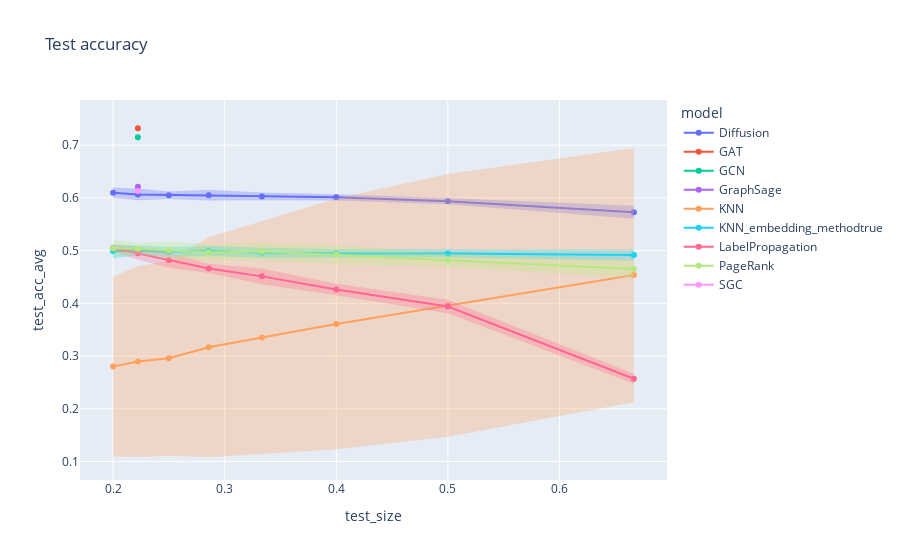

Write notebook code for a chart like this one.
### Markdown cell above
`Wikischools`

### Code cell
# Compute average and standard deviation according to values of k
grouped = df.groupby(['dataset', 'model', 'k', 'train_size', 'test_size'])[['train_acc', 'test_acc']].agg({'train_acc': ['mean', 'std'], 'test_acc': ['mean', 'std']}).reset_index()
grouped.columns = ['dataset', 'model', 'k', 'train_size', 'test_size', 'train_acc_avg', 'train_acc_std', 'test_acc_avg', 'test_acc_std', ]
grouped

# Test split
for error_y_mode in {'band'}:
    fig = line(
        data_frame = grouped[grouped['dataset']=='wikischools'],
        x = 'test_size',
        y = 'test_acc_avg',
        error_y = 'test_acc_std',
        error_y_mode = error_y_mode,
        color = 'model',
        title = f'Test accuracy',
        markers = '.',
    )
    fig.show()

### Figure 1 — Plotly figure (JSON) as saved in the notebook; plotly's stock layout.template omitted (floating-point values rounded to 4 significant figures)
{"data": [{"fill": "toself", "fillcolor": "rgba(99,110,250,.3)", "hoverinfo": "skip", "legendgroup": "Diffusion", "line": {"color": "rgba(255,255,255,0)"}, "showlegend": false, "type": "scatter", "x": [0.6667, 0.5, 0.4, 0.3333, 0.2857, 0.25, 0.2222, 0.2, 0.2, 0.2222, 0.25, 0.2857, 0.3333, 0.4, 0.5, 0.6667], "xaxis": "x", "y": [0.5849, 0.5999, 0.6071, 0.6101, 0.6152, 0.6123, 0.618, 0.6195, 0.5999, 0.5953, 0.5981, 0.5951, 0.5957, 0.5953, 0.5877, 0.5602], "yaxis": "y"}, {"hovertemplate": "model=Diffusion<br>test_size=%{x}<br>test_acc_avg=%{y}<extra></extra>", "legendgroup": "Diffusion", "line": {"color": "#636efa", "dash": "solid"}, "marker": {"symbol": "circle"}, "mode": "markers+lines", "name": "Diffusion", "orientation": "v", "showlegend": true, "type": "scatter", "x": [0.6667, 0.5, 0.4, 0.3333, 0.2857, 0.25, 0.2222, 0.2], "xaxis": "x", "y": [0.5726, 0.5938, 0.6012, 0.6029, 0.6052, 0.6052, 0.6066, 0.6097], "yaxis": "y"}, {"fill": "toself", "fillcolor": "rgba(239,85,59,.3)", "hoverinfo": "skip", "legendgroup": "GAT", "line": {"color": "rgba(255,255,255,0)"}, "showlegend": false, "type": "scatter", "x": [0.2222, 0.2222], "xaxis": "x", "y": [0.7425, 0.7214], "yaxis": "y"}, {"hovertemplate": "model=GAT<br>test_size=%{x}<br>test_acc_avg=%{y}<extra></extra>", "legendgroup": "GAT", "line": {"color": "#EF553B", "dash": "solid"}, "marker": {"symbol": "circle"}, "mode": "markers+lines", "name": "GAT", "orientation": "v", "showlegend": true, "type": "scatter", "x": [0.2222], "xaxis": "x", "y": [0.732], "yaxis": "y"}, {"fill": "toself", "fillcolor": "rgba(0,204,150,.3)", "hoverinfo": "skip", "legendgroup": "GCN", "line": {"color": "rgba(255,255,255,0)"}, "showlegend": false, "type": "scatter", "x": [0.2222, 0.2222], "xaxis": "x", "y": [0.7247, 0.7053], "yaxis": "y"}, {"hovertemplate": "model=GCN<br>test_size=%{x}<br>test_acc_avg=%{y}<extra></extra>", "legendgroup": "GCN", "line": {"color": "#00cc96", "dash": "solid"}, "marker": {"symbol": "circle"}, "mode": "markers+lines", "name": "GCN", "orientation": "v", "showlegend": true, "type": "scatter", "x": [0.2222], "xaxis": "x", "y": [0.715], "yaxis": "y"}, {"fill": "toself", "fillcolor": "rgba(171,99,250,.3)", "hoverinfo": "skip", "legendgroup": "GraphSage", "line": {"color": "rgba(255,255,255,0)"}, "showlegend": false, "type": "scatter", "x": [0.2222, 0.2222], "xaxis": "x", "y": [0.6429, 0.5998], "yaxis": "y"}, {"hovertemplate": "model=GraphSage<br>test_size=%{x}<br>test_acc_avg=%{y}<extra></extra>", "legendgroup": "GraphSage", "line": {"color": "#ab63fa", "dash": "solid"}, "marker": {"symbol": "circle"}, "mode": "markers+lines", "name": "GraphSage", "orientation": "v", "showlegend": true, "type": "scatter", "x": [0.2222], "xaxis": "x", "y": [0.6214], "yaxis": "y"}, {"fill": "toself", "fillcolor": "rgba(255,161,90,.3)", "hoverinfo": "skip", "legendgroup": "KNN", "line": {"color": "rgba(255,255,255,0)"}, "showlegend": false, "type": "scatter", "x": [0.6667, 0.5, 0.4, 0.3333, 0.2857, 0.25, 0.2222, 0.2, 0.2, 0.2222, 0.25, 0.2857, 0.3333, 0.4, 0.5, 0.6667], "xaxis": "x", "y": [0.6947, 0.6451, 0.5989, 0.5563, 0.5255, 0.4805, 0.4707, 0.4503, 0.1099, 0.1087, 0.111, 0.1081, 0.1146, 0.1231, 0.1468, 0.2126], "yaxis": "y"}, {"hovertemplate": "model=KNN<br>test_size=%{x}<br>test_acc_avg=%{y}<extra></extra>", "legendgroup": "KNN", "line": {"color": "#FFA15A", "dash": "solid"}, "marker": {"symbol": "circle"}, "mode": "markers+lines", "name": "KNN", "orientation": "v", "showlegend": true, "type": "scatter", "x": [0.6667, 0.5, 0.4, 0.3333, 0.2857, 0.25, 0.2222, 0.2], "xaxis": "x", "y": [0.4537, 0.396, 0.361, 0.3354, 0.3168, 0.2958, 0.2897, 0.2801], "yaxis": "y"}, {"fill": "toself", "fillcolor": "rgba(25,211,243,.3)", "hoverinfo": "skip", "legendgroup": "KNN_embedding_methodtrue", "line": {"color": "rgba(255,255,255,0)"}, "showlegend": false, "type": "scatter", "x": [0.6667, 0.5, 0.4, 0.3333, 0.2857, 0.25, 0.2222, 0.2, 0.2, 0.2222, 0.25, 0.2857, 0.3333, 0.4, 0.5, 0.6667], "xaxis": "x", "y": [0.502, 0.5017, 0.5027, 0.5055, 0.509, 0.507, 0.5095, 0.5119, 0.4856, 0.4912, 0.4884, 0.4899, 0.4866, 0.4868, 0.4874, 0.481], "yaxis": "y"}, {"hovertemplate": "model=KNN_embedding_methodtrue<br>test_size=%{x}<br>test_acc_avg=%{y}<extra></extra>", "legendgroup": "KNN_embedding_methodtrue", "line": {"color": "#19d3f3", "dash": "solid"}, "marker": {"symbol": "circle"}, "mode": "markers+lines", "name": "KNN_embedding_methodtrue", "orientation": "v", "showlegend": true, "type": "scatter", "x": [0.6667, 0.5, 0.4, 0.3333, 0.2857, 0.25, 0.2222, 0.2], "xaxis": "x", "y": [0.4915, 0.4945, 0.4948, 0.496, 0.4994, 0.4977, 0.5003, 0.4988], "yaxis": "y"}, {"fill": "toself", "fillcolor": "rgba(255,102,146,.3)", "hoverinfo": "skip", "legendgroup": "LabelPropagation", "line": {"color": "rgba(255,255,255,0)"}, "showlegend": false, "type": "scatter", "x": [0.6667, 0.5, 0.4, 0.3333, 0.2857, 0.25, 0.2222, 0.2, 0.2, 0.2222, 0.25, 0.2857, 0.3333, 0.4, 0.5, 0.6667], "xaxis": "x", "y": [0.2664, 0.4068, 0.4372, 0.4662, 0.475, 0.4966, 0.5073, 0.5114, 0.4982, 0.4827, 0.4675, 0.4576, 0.4362, 0.4156, 0.3813, 0.2476], "yaxis": "y"}, {"hovertemplate": "model=LabelPropagation<br>test_size=%{x}<br>test_acc_avg=%{y}<extra></extra>", "legendgroup": "LabelPropagation", "line": {"color": "#FF6692", "dash": "solid"}, "marker": {"symbol": "circle"}, "mode": "markers+lines", "name": "LabelPropagation", "orientation": "v", "showlegend": true, "type": "scatter", "x": [0.6667, 0.5, 0.4, 0.3333, 0.2857, 0.25, 0.2222, 0.2], "xaxis": "x", "y": [0.257, 0.3941, 0.4264, 0.4512, 0.4663, 0.4821, 0.495, 0.5048], "yaxis": "y"}, {"fill": "toself", "fillcolor": "rgba(182,232,128,.3)", "hoverinfo": "skip", "legendgroup": "PageRank", "line": {"color": "rgba(255,255,255,0)"}, "showlegend": false, "type": "scatter", "x": [0.6667, 0.5, 0.4, 0.3333, 0.2857, 0.25, 0.2222, 0.2, 0.2, 0.2222, 0.25, 0.2857, 0.3333, 0.4, 0.5, 0.6667], "xaxis": "x", "y": [0.4817, 0.4945, 0.5107, 0.5144, 0.5123, 0.5174, 0.5143, 0.5216, 0.4873, 0.4927, 0.4839, 0.4809, 0.4822, 0.4743, 0.4689, 0.4488], "yaxis": "y"}, {"hovertemplate": "model=PageRank<br>test_size=%{x}<br>test_acc_avg=%{y}<extra></extra>", "legendgroup": "PageRank", "line": {"color": "#B6E880", "dash": "solid"}, "marker": {"symbol": "circle"}, "mode": "markers+lines", "name": "PageRank", "orientation": "v", "showlegend": true, "type": "scatter", "x": [0.6667, 0.5, 0.4, 0.3333, 0.2857, 0.25, 0.2222, 0.2], "xaxis": "x", "y": [0.4652, 0.4817, 0.4925, 0.4983, 0.4966, 0.5007, 0.5035, 0.5044], "yaxis": "y"}, {"fill": "toself", "fillcolor": "rgba(255,151,255,.3)", "hoverinfo": "skip", "legendgroup": "SGC", "line": {"color": "rgba(255,255,255,0)"}, "showlegend": false, "type": "scatter", "x": [0.2222, 0.2222], "xaxis": "x", "y": [0.6346, 0.5917], "yaxis": "y"}, {"hovertemplate": "model=SGC<br>test_size=%{x}<br>test_acc_avg=%{y}<extra></extra>", "legendgroup": "SGC", "line": {"color": "#FF97FF", "dash": "solid"}, "marker": {"symbol": "circle"}, "mode": "markers+lines", "name": "SGC", "orientation": "v", "showlegend": true, "type": "scatter", "x": [0.2222], "xaxis": "x", "y": [0.6132], "yaxis": "y"}], "layout": {"legend": {"title": {"text": "model"}, "tracegroupgap": 0}, "title": {"text": "Test accuracy"}, "xaxis": {"anchor": "y", "domain": [0, 1], "title": {"text": "test_size"}}, "yaxis": {"anchor": "x", "domain": [0, 1], "title": {"text": "test_acc_avg"}}}}
